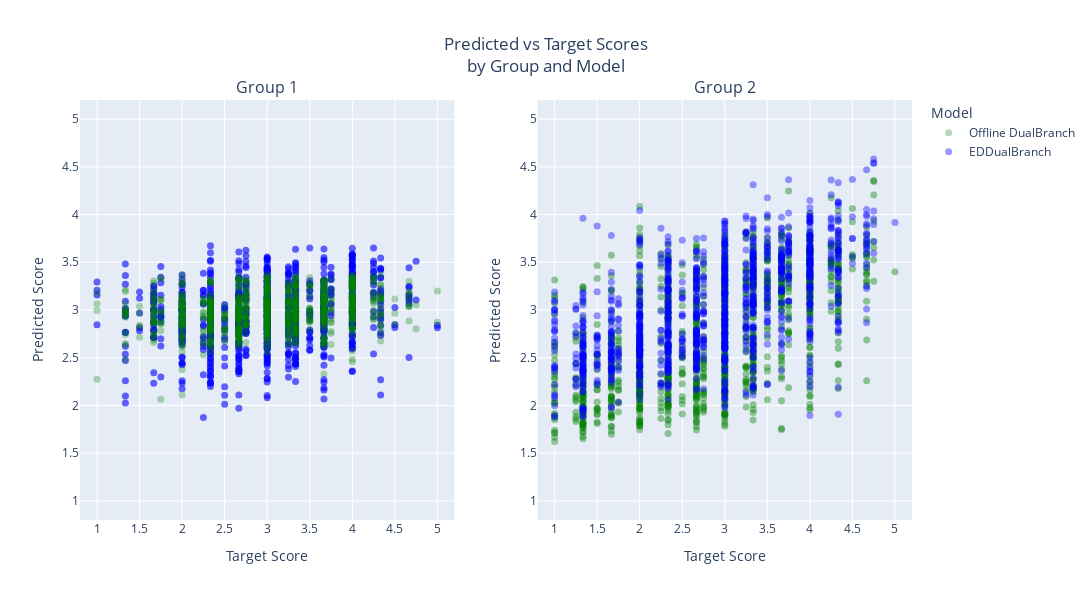

Here is the notebook cell this chart was saved with:
### Code cell
from plotly.subplots import make_subplots
import plotly.graph_objects as go
import pandas as pd
import numpy as np

# Helper to create DataFrame with scaled preds and targets and add model name
def create_df(preds, targets, task_names, model_name):
    
    pred_flat = preds.flatten()
    target_flat = targets.flatten()
    tasks = np.tile(task_names, preds.shape[0])

    df = pd.DataFrame({
        'Predicted': pred_flat,
        'Target': target_flat,
        'Task': tasks,
        'Model': model_name
    })
    return df

task_names = [
    'Vaccum Cleaning', 'Mopping the Floor', 'Carry Warm Food',
    'Carry Cold Food', 'Carry Drinks', 'Carry Small Objects',
    'Carry Large Objects', 'Cleaning', 'Starting a conversation'
]

group1 = ['Carry Warm Food', 'Carry Cold Food', 'Carry Drinks', 'Starting a conversation']
group2 = ['Vaccum Cleaning', 'Mopping the Floor', 'Carry Large Objects', 'Carry Small Objects', 'Cleaning']

# Create DataFrames for the two models
df_nocl = create_df(bounds['basenocl'].numpy(),
                   targets,
                   task_names,
                   'Offline DualBranch')

df_base = create_df(preds,
                   targets,
                   task_names,
                   'EDDualBranch')

# Add group labels
def assign_group(task):
    if task in group1:
        return 'Group 1'
    elif task in group2:
        return 'Group 2'
    else:
        return 'Other'

df_nocl['Group'] = df_nocl['Task'].apply(assign_group)
df_base['Group'] = df_base['Task'].apply(assign_group)

# Filter to groups separately and concatenate Offline DualBranch and DualBranch for each group
df_clustered = pd.concat([df_nocl[df_nocl['Group'] == 'Group 1'],
                          df_base[df_base['Group'] == 'Group 1']])

df_spread = pd.concat([df_nocl[df_nocl['Group'] == 'Group 2'],
                       df_base[df_base['Group'] == 'Group 2']])

# Create 1 row, 2 col subplots
fig = make_subplots(rows=1, cols=2, subplot_titles=('Group 1', 'Group 2'))

# Colors for models
color_map = {'Offline DualBranch': 'green', 'EDDualBranch': 'blue'}

# Plot Clustered Group: two datasets colored by model
# for model_name, color in color_map.items():
for model_name, color, opacity in [('EDDualBranch', color_map['EDDualBranch'], 0.6), ('Offline DualBranch', color_map['Offline DualBranch'], 0.3)]:
    df_plot = df_clustered[df_clustered['Model'] == model_name]
    fig.add_trace(
        go.Scatter(
            x=df_plot['Target'], y=df_plot['Predicted'],
            mode='markers',
            marker=dict(color=color, size=7, opacity=opacity),
            name=model_name,
            showlegend=True if model_name == 'Offline DualBranch' else False  # show once
        ),
        row=1, col=1
    )

# Plot Spread Group: two datasets colored by model
# for model_name, color in color_map.items():
for model_name, color, opacity in [('Offline DualBranch', color_map['Offline DualBranch'], 0.4), ('EDDualBranch', color_map['EDDualBranch'], 0.4)]:
    df_plot = df_spread[df_spread['Model'] == model_name]
    fig.add_trace(
        go.Scatter(
            x=df_plot['Target'], y=df_plot['Predicted'],
            mode='markers',
            marker=dict(color=color, size=7, opacity=opacity),
            name=model_name,
            showlegend=True if model_name == 'EDDualBranch' else False
        ),
        row=1, col=2
    )

# Remove 'title' from axis_kwargs!
axis_kwargs = dict(range=[0.8, 5.2], dtick=0.5)

# After adding all traces, set axis titles explicitly
fig.update_xaxes(title_text='Target Score', row=1, col=1, **axis_kwargs)
fig.update_yaxes(title_text='Predicted Score', row=1, col=1, **axis_kwargs)
fig.update_xaxes(title_text='Target Score', row=1, col=2, **axis_kwargs)
fig.update_yaxes(title_text='Predicted Score', row=1, col=2, **axis_kwargs)

fig.update_layout(
    template='plotly',
    width=1200,
    height=600,
    title='Predicted vs Target Scores<br>by Group and Model',
    title_x=0.5,
    legend_title_text='Model',
)

fig.show()

### Figure 1 — Plotly figure (JSON) as saved in the notebook; plotly's stock layout.template omitted (floating-point values rounded to 4 significant figures; data arrays with more than 128 entries replaced by an {"elided": "..."} marker saying what was removed)
{"data": [{"marker": {"color": "blue", "opacity": 0.6, "size": 7}, "mode": "markers", "name": "EDDualBranch", "showlegend": false, "type": "scatter", "x": {"elided": "960 float values"}, "xaxis": "x", "y": {"elided": "960 float values"}, "yaxis": "y"}, {"marker": {"color": "green", "opacity": 0.3, "size": 7}, "mode": "markers", "name": "Offline DualBranch", "showlegend": true, "type": "scatter", "x": {"elided": "960 float values"}, "xaxis": "x", "y": {"elided": "960 float values"}, "yaxis": "y"}, {"marker": {"color": "green", "opacity": 0.4, "size": 7}, "mode": "markers", "name": "Offline DualBranch", "showlegend": false, "type": "scatter", "x": {"elided": "1200 float values"}, "xaxis": "x2", "y": {"elided": "1200 float values"}, "yaxis": "y2"}, {"marker": {"color": "blue", "opacity": 0.4, "size": 7}, "mode": "markers", "name": "EDDualBranch", "showlegend": true, "type": "scatter", "x": {"elided": "1200 float values"}, "xaxis": "x2", "y": {"elided": "1200 float values"}, "yaxis": "y2"}], "layout": {"annotations": [{"font": {"size": 16}, "showarrow": false, "text": "Group 1", "x": 0.225, "xanchor": "center", "xref": "paper", "y": 1, "yanchor": "bottom", "yref": "paper"}, {"font": {"size": 16}, "showarrow": false, "text": "Group 2", "x": 0.775, "xanchor": "center", "xref": "paper", "y": 1, "yanchor": "bottom", "yref": "paper"}], "height": 600, "legend": {"title": {"text": "Model"}}, "title": {"text": "Predicted vs Target Scores<br>by Group and Model", "x": 0.5}, "width": 1200, "xaxis": {"anchor": "y", "domain": [0, 0.45], "dtick": 0.5, "range": [0.8, 5.2], "title": {"text": "Target Score"}}, "xaxis2": {"anchor": "y2", "domain": [0.55, 1], "dtick": 0.5, "range": [0.8, 5.2], "title": {"text": "Target Score"}}, "yaxis": {"anchor": "x", "domain": [0, 1], "dtick": 0.5, "range": [0.8, 5.2], "title": {"text": "Predicted Score"}}, "yaxis2": {"anchor": "x2", "domain": [0, 1], "dtick": 0.5, "range": [0.8, 5.2], "title": {"text": "Predicted Score"}}}}
